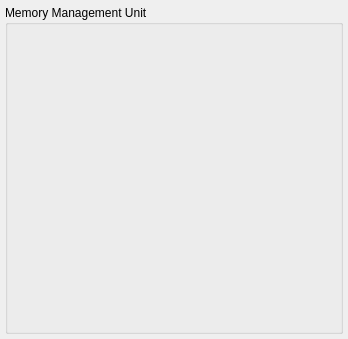
         <widget class="QWidget" name="TabPage" >
          <attribute name="title" >
           <string>MMU</string>
          </attribute>
          <layout class="QVBoxLayout" >
           <property name="margin" >
            <number>5</number>
           </property>
           <property name="spacing" >
            <number>5</number>
           </property>
           <item>
            <widget class="QGroupBox" name="groupBox12_2" >
             <property name="title" >
              <string>Memory Management Unit</string>
             </property>
             <property name="flat" >
              <bool>false</bool>
             </property>
             <property name="lineWidth" stdset="0" >
              <number>1</number>
             </property>
             <layout class="QVBoxLayout" >
              <property name="margin" >
               <number>11</number>
              </property>
              <property name="spacing" >
               <number>6</number>
              </property>
              <item>
               <widget class="MdtGui::LabeledCombobox" name="C_USE_MMU" >
                <property name="TclProc" >
                 <string>gui_use_mmu</string>
                </property>
                <property name="Label" >
                 <string>Memory Management</string>
                </property>
                <property name="LabelTooltip" >
                 <string>&lt;qt>This parameter specifies the Memory Management Unit (MMU) implementation.  To disable the MMU set this parameter to None (0), which is the default.  To only enable User Mode and Privileged Mode instructions set this parameter to Usermode (1).  To enable Memory Protection set the parameter to Protection (2). To enable full MMU functionality, including virtual memory address translation, set this parameter to Virtual (3).&lt;br>&lt;br>Note that to be able to use the MMU, area optimization must not be enabled on the Instructions tab.&lt;/qt></string>
                </property>
                <property name="Key" >
                 <string>C_USE_MMU</string>
                </property>
               </widget>
              </item>
              <item>
               <widget class="MdtGui::LabeledCombobox" name="C_MMU_DTLB_SIZE" >
                <property name="TclProc" >
                 <string>gui_mmu_dtlb_size</string>
                </property>
                <property name="Label" >
                 <string>Data Shadow Translation Look-Aside Buffer Size</string>
                </property>
                <property name="LabelTooltip" >
                 <string>&lt;qt>This parameter defines the size of the data shadow Translation Look-Aside Buffer (TLB).  This TLB is used to cache data address translation information, to improve performance of the translation.  The selection is a trade-off between smaller size and better performance.  The default value is 4.&lt;/qt></string>
                </property>
                <property name="Key" >
                 <string>C_MMU_DTLB_SIZE</string>
                </property>
               </widget>
              </item>
              <item>
               <widget class="MdtGui::LabeledCombobox" name="C_MMU_ITLB_SIZE" >
                <property name="TclProc" >
                 <string>gui_mmu_itlb_size</string>
                </property>
                <property name="Label" >
                 <string>Instruction Shadow Translation Look-Aside Buffer Size</string>
                </property>
                <property name="LabelTooltip" >
                 <string>&lt;qt>This parameter defines the size of the instruction shadow Translation Look-Aside Buffer (TLB).  This TLB is used to cache instruction address translation information, to improve performance of the translation.  The selection is a trade-off between smaller size and better performance.  The default value is 2.&lt;/qt></string>
                </property>
                <property name="Key" >
                 <string>C_MMU_ITLB_SIZE</string>
                </property>
               </widget>
              </item>
              <item>
               <widget class="MdtGui::LabeledCombobox" name="C_MMU_TLB_ACCESS" >
                <property name="TclProc" >
                 <string>gui_mmu_tlb_access</string>
                </property>
                <property name="Label" >
                 <string>Enable Access to Memory Management Special Registers</string>
                </property>
                <property name="LabelTooltip" >
                 <string>&lt;qt>Enable access to Memory Management Special Registers using the MFS and MTS instructions:&lt;ul>&lt;li>Minimal (0) only allows writing TLBLO, TLBHI and TLBX.&lt;li>Read (1) adds reading of TLBLO, TLBHI, TLBX, PID and ZPR.&lt;li>Write (2) allows writing all registers, and reading TLBX.&lt;li>Full (3) adds reading of TLBLO, TLBHI, TLBX, PID and ZPR.&lt;/ul>In many cases it is not necessary for software to have full read access.  For example, this is the case for Linux Memory Management code.  It is then safe to set access to Write, in order to save area.  When using static memory protection, access can be set to Minimal, since software then has no need to use TLBSX, PID and ZPR.&lt;/qt></string>
                </property>
                <property name="Key" >
                 <string>C_MMU_TLB_ACCESS</string>
                </property>
               </widget>
              </item>
              <item>
               <widget class="MdtGui::LabeledSpinbox" name="C_MMU_ZONES" >
                <property name="TclProc" >
                 <string>gui_mmu_zones</string>
                </property>
                <property name="Label" >
                 <string>Number of Memory Protection Zones</string>
                </property>
                <property name="LabelTooltip" >
                 <string>&lt;qt>Specifies the number of memory protection zones to implement.  In many cases memory management software does not utilize all available zones.  For example, the Linux Memory Management code only uses two zones.  In this case it is safe to reduce the number of implemented zones, in order to save area.&lt;/qt></string>
                </property>
                <property name="Key" >
                 <string>C_MMU_ZONES</string>
                </property>
               </widget>
              </item>
              <item>
               <spacer>
                <property name="orientation" >
                 <enum>Qt::Vertical</enum>
                </property>
                <property name="sizeType" >
                 <enum>QSizePolicy::Expanding</enum>
                </property>
                <property name="sizeHint" >
                 <size>
                  <width>310</width>
                  <height>260</height>
                 </size>
                </property>
               </spacer>
              </item>
             </layout>
            </widget>
           </item>
          </layout>
         </widget>
